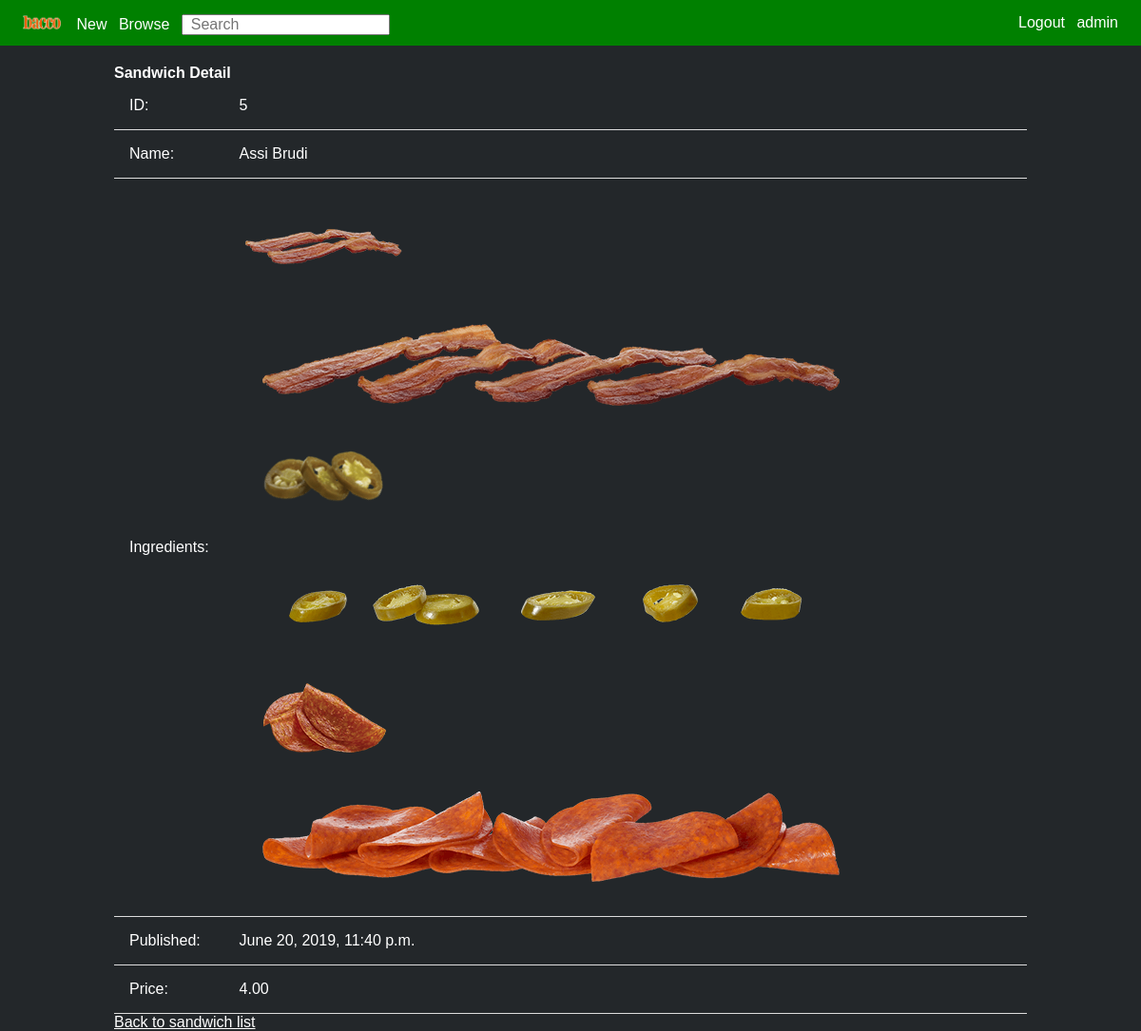
The app's page /mysandwich/show/5 (signed in) with its own data.
### mysandwich/models.py (models this page shows, shortened)
class Sandwich(models.Model):
    name = models.CharField(max_length=255)
    ingredients = models.ManyToManyField(Ingredient)
    pub_date = models.DateTimeField(default=timezone.now, blank=True)
    price = models.DecimalField(max_digits=4, decimal_places=2, default=0) # max 99,99

class Ingredient(models.Model):
    name = models.CharField(max_length=255)
    full_name = models.CharField(max_length=255, blank = True)
    TYPE_CHOICES = [
        ('BREAD', 'Bread'),
        ('BASE', 'Base'),
        ('CHEESE', 'Cheese'),
        ('VEGETABLE', 'Vegetable'),
        ('CONDIMENT', 'Contiment'),
        ('EXTRAS', 'Extras'),
    ]
    type = models.CharField(
        max_length = 50,
        choices = TYPE_CHOICES,
    )
    calories = models.IntegerField(default = 0)
    is_vegetarian = models.BooleanField()
    is_vegan = models.BooleanField()
    img_small = models.FileField(upload_to=small_directory_path, blank = True, verbose_name='Small image')
    img_large = models.FileField(upload_to=large_directory_path, blank = True, verbose_name='Large image')
    price = models.DecimalField(max_digits=3, decimal_places=2, default=0) # max 9,99

### mysandwich/views.py (the view)
# urls.py: path('show/<int:pk>', SandwichDetailView.as_view(), name='sandwich'),
class SandwichDetailView(DetailView):
    model = Sandwich
    context_object_name = "sandwich"
    def get_context_data(self, **kwargs):
        context = super(SandwichDetailView, self).get_context_data(**kwargs)
        context['sandwich_list'] = Sandwich.objects.all()
        return context

### mysandwich/templates/mysandwich/sandwich_detail.html (shortened to what this page needs)
{% extends "home.html" %}
{% load static %}
{% block content %}
<div class="sandwich-container">
  <h2>Sandwich Detail</h2>
  <table>
    <tr>
      <td>ID:</td>
      <td>{{ sandwich.id }}</td>
    </tr>
    <tr>
      <td>Name:</td>
      <td>{{ sandwich.name }}</td>
    </tr>
    <tr>
      <td>Ingredients:</td>
      <td>
        {% for ingredient in sandwich.ingredients.all %}
        {% if ingredient.img_large %}
        <img src="http://localhost:8000/{{ ingredient.img_small }}" alt="">
        {% if ingredient.img_large %}
        <img src="http://localhost:8000/{{ ingredient.img_large }}" alt="">
        {% endif %}
        {% endfor %}
      </td>
    </tr>
    <tr>
      <td>Published:</td>
      <td>{{ sandwich.pub_date }}</td>
    </tr>
    <tr>
      <td>Price:</td>
      <td>{{ sandwich.price }}</td>
    </tr>
  </table>
  <a href="../show">Back to sandwich list</a>
</div>
{% endblock content %}

### templates/base.html (shortened to what this page needs)
<!DOCTYPE html>
{% load static %}
<html>
<head>
  <link rel="stylesheet" href="/static/base2.css">
  <link rel="stylesheet" href="/static/header.css">
</head>
<header>
  {% if user.is_authenticated %}
  <div id="header-left">
    <a id="logo" href="/">
      <img src="/static/images/logo.png" alt="bacco">
    </a>
    <a href="/mysandwich">New</a>
    <a href="/mysandwich/show">Browse</a>
    <form action="{% url 'search_results' %}" method="get">
      <input name="q" type="text" placeholder="Search">
    </form>
  </div>
  <div id="header-right">
    <a href="{% url 'logout' %}">Logout</a>
    <p>{{ user.username }}</p>
  </div>
</header>
<body>
  <main>
    {% block content %}
    {% endblock %}
  </main>
</body>
{% else %}
<p>You are not logged in</p>
<a href="{% url 'login' %}">Login</a>
{% endif %}
</html>

### static/base2.css (style rules this page uses)
* { margin: 0; padding: 0; font-family: sans-serif; color: white; font-size: 16px; }
html, body { background: #23272a; }
h2 { margin-top: 1em; }
.sandwich-container { width: 80%; margin: auto; }
table { width: 100%; border-collapse: collapse; }
td { padding: 1em; border-bottom: .1em solid #ddd; }
input, option, button { color:black; }

### static/header.css (style rules this page uses)
header { background-color: green; height: 3em; line-height: 3em; display: inline-block; width: 100%; align-items: center; }
header div { line-height: 3em; }
header a { text-decoration: none; }
#header-left { float: left; padding-left: 1em; }
#header-left * { padding-left: 0.5em; }
#header-right { float: right; padding-right: 1em; }
#header-right * { padding-right: 0.5em; }
#logo img { width: 2.5em; padding-left: 0; padding-right: 0.25em; object-fit: cover; padding-top: 1em; }
header form, header p { display: inline; }

### records on screen
Sandwich: id "5", name "Assi Brudi", pub_date "June 20, 2019, 11:40 p.m.", price "4.00"
Ingredient: img_small (picture), img_large (picture)
Ingredient: img_small (picture), img_large (picture)
Ingredient: img_small (picture), img_large (picture)

### other values on screen
{{ user.username }} "admin"
